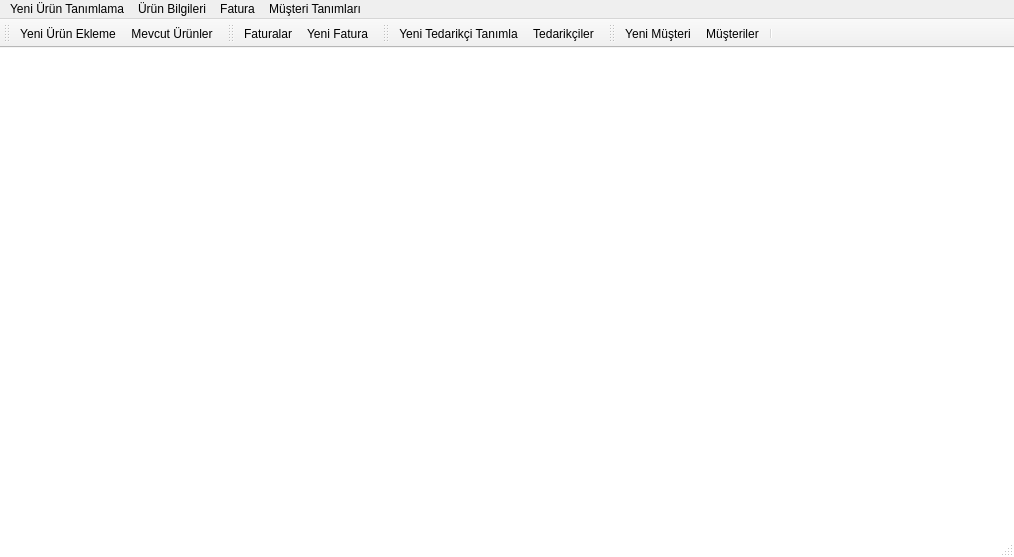
<?xml version="1.0" encoding="UTF-8"?>
<ui version="4.0">
 <class>MAnaPencere</class>
 <widget class="QMainWindow" name="MAnaPencere">
  <property name="geometry">
   <rect>
    <x>0</x>
    <y>0</y>
    <width>1014</width>
    <height>557</height>
   </rect>
  </property>
  <property name="windowTitle">
   <string>MAnaPencere</string>
  </property>
  <property name="styleSheet">
   <string notr="true">QMainWindow {
	
	background-color: rgb(255, 255, 255);
}


</string>
  </property>
  <widget class="QWidget" name="centralwidget"/>
  <widget class="QStatusBar" name="statusbar"/>
  <widget class="QMenuBar" name="menubar">
   <property name="geometry">
    <rect>
     <x>0</x>
     <y>0</y>
     <width>1014</width>
     <height>25</height>
    </rect>
   </property>
   <widget class="QMenu" name="menuMevcut_r_nler">
    <property name="title">
     <string>Ürün Bilgileri</string>
    </property>
    <addaction name="actionMevcut_r_nler"/>
    <addaction name="actionYeni_r_n_Tan_mlama"/>
   </widget>
   <widget class="QMenu" name="menuFatura">
    <property name="title">
     <string>Fatura</string>
    </property>
    <widget class="QMenu" name="menuAl_Faturalar">
     <property name="title">
      <string>Alış Faturaları</string>
     </property>
     <addaction name="actionFaturalar"/>
     <addaction name="actionYeni_Fatura_2"/>
    </widget>
    <widget class="QMenu" name="menuSat_Faturalar">
     <property name="title">
      <string>Satış Faturaları</string>
     </property>
     <addaction name="actionFaturalar_2"/>
     <addaction name="actionYeni_Fatura"/>
    </widget>
    <addaction name="menuAl_Faturalar"/>
    <addaction name="menuSat_Faturalar"/>
   </widget>
   <widget class="QMenu" name="menuM_teriler">
    <property name="title">
     <string>Müşteri Tanımları</string>
    </property>
    <addaction name="actionM_teriler"/>
    <addaction name="actionYeni_M_teri"/>
   </widget>
   <widget class="QMenu" name="menuYeni_r_n_Tan_mlama">
    <property name="title">
     <string>Yeni Ürün Tanımlama</string>
    </property>
   </widget>
   <addaction name="menuYeni_r_n_Tan_mlama"/>
   <addaction name="menuMevcut_r_nler"/>
   <addaction name="menuFatura"/>
   <addaction name="menuM_teriler"/>
  </widget>
  <widget class="QToolBar" name="toolBar_4">
   <property name="windowTitle">
    <string>toolBar_4</string>
   </property>
   <attribute name="toolBarArea">
    <enum>TopToolBarArea</enum>
   </attribute>
   <attribute name="toolBarBreak">
    <bool>false</bool>
   </attribute>
   <addaction name="actionYeni_r_n_Tan_mlama"/>
   <addaction name="actionMevcut_r_nler"/>
  </widget>
  <widget class="QToolBar" name="toolBar">
   <property name="windowTitle">
    <string>toolBar</string>
   </property>
   <attribute name="toolBarArea">
    <enum>TopToolBarArea</enum>
   </attribute>
   <attribute name="toolBarBreak">
    <bool>false</bool>
   </attribute>
   <addaction name="actionFaturalar"/>
   <addaction name="actionYeni_Fatura"/>
  </widget>
  <widget class="QToolBar" name="toolBar_2">
   <property name="windowTitle">
    <string>toolBar_2</string>
   </property>
   <attribute name="toolBarArea">
    <enum>TopToolBarArea</enum>
   </attribute>
   <attribute name="toolBarBreak">
    <bool>false</bool>
   </attribute>
   <addaction name="actionYeni_Tedarik_i_Tan_mla"/>
   <addaction name="actionTedarik_iler"/>
  </widget>
  <widget class="QToolBar" name="toolBar_5">
   <property name="windowTitle">
    <string>toolBar_5</string>
   </property>
   <attribute name="toolBarArea">
    <enum>TopToolBarArea</enum>
   </attribute>
   <attribute name="toolBarBreak">
    <bool>false</bool>
   </attribute>
   <addaction name="actionYeni_M_teri"/>
   <addaction name="actionM_teriler"/>
   <addaction name="separator"/>
  </widget>
  <action name="actionTedarik_iler">
   <property name="text">
    <string>Tedarikçiler</string>
   </property>
   <property name="toolTip">
    <string>Tedarikçiler</string>
   </property>
  </action>
  <action name="actionFaturalar">
   <property name="text">
    <string>Faturalar</string>
   </property>
  </action>
  <action name="actionFaturalar_2">
   <property name="text">
    <string>Faturalar</string>
   </property>
  </action>
  <action name="actionYeni_Fatura">
   <property name="text">
    <string>Yeni Fatura</string>
   </property>
  </action>
  <action name="actionM_teriler">
   <property name="text">
    <string>Müşteriler</string>
   </property>
  </action>
  <action name="actionYeni_M_teri">
   <property name="text">
    <string>Yeni Müşteri</string>
   </property>
  </action>
  <action name="actionYeni_Fatura_2">
   <property name="text">
    <string>Yeni Fatura</string>
   </property>
  </action>
  <action name="actionMevcut_r_nler">
   <property name="text">
    <string>Mevcut Ürünler</string>
   </property>
  </action>
  <action name="actionYeni_r_n_Tan_mlama">
   <property name="text">
    <string>Yeni Ürün Ekleme</string>
   </property>
  </action>
  <action name="actionYeni_Tedarik_i_Tan_mla">
   <property name="text">
    <string>Yeni Tedarikçi Tanımla</string>
   </property>
  </action>
  <action name="actionYeni_r_m_Ekle">
   <property name="text">
    <string>Yeni Ürüm Ekle</string>
   </property>
  </action>
 </widget>
 <resources/>
 <connections/>
</ui>
